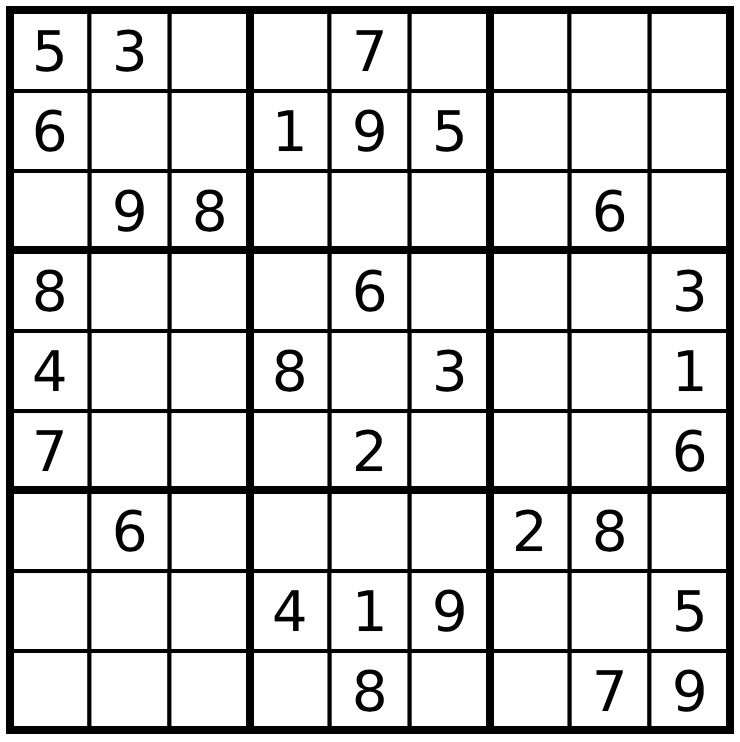
#> input picture week4/resources/sudoku.png, 740 x 742 px, found by its file name
$ python q2.py
#> lines starting #> are read from the running program, lines starting #| are printed output that depends on the picture; after the words box and inside, x2 and y2 are one past the last pixel; in counts of white or black regions, pixels touching at a corner belong together
import cv2
import numpy as np
import math

# Load an image
image = cv2.imread('C:\\Users\\ugcse.PG-CP.000\\Desktop\\210962062\\210962062_week4\\resources\\sudoku.png', cv2.IMREAD_GRAYSCALE)
#> image is the input picture: shape (742, 740); min 0, max 255, mean 211.5

# Apply canny edge detection
edges = cv2.Canny(image, 50, 150, apertureSize=3)
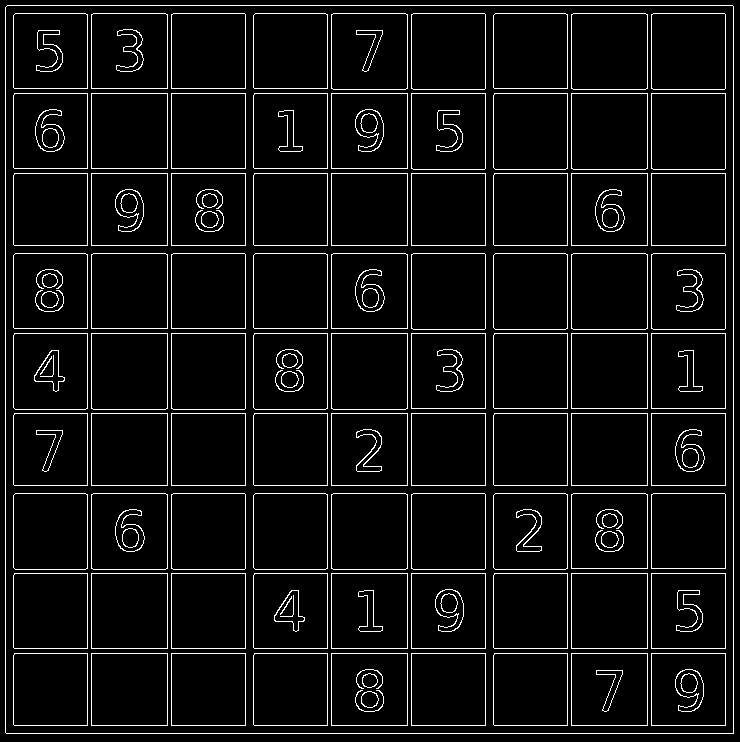
#> edges: shape (742, 740); 6% white in thin lines or dots

# Apply Hough Transform
lines = cv2.HoughLines(edges, 1, np.pi / 180, threshold=200)
#> lines = 40 rows, first 8: [733, 0], [733, 1.57], [5, 0], [5, 1.57], [93, 1.57], [173, 1.57], [245, 1.57], [333, 1.57]

# Draw the detected lines on the original image
for i in range(0, len(lines)):
  rho = lines[i][0][0]
  theta = lines[i][0][1]
  a = math.cos(theta)
  b = math.sin(theta)
  x0 = a * rho
  y0 = b * rho
  pt1 = (int(x0 + 1000*(-b)), int(y0 + 1000*(a)))
  pt2 = (int(x0 - 1000*(-b)), int(y0 - 1000*(a)))

  cv2.line(image, pt1, pt2, (0, 0, 255), 1, cv2.LINE_AA)
#> this loop made 40 passes
#> (rho, theta, a, b, x0, y0, pt1, pt2) on passes 1 to 10: (733, 0, 1, 0, 733, 0, (733, 1000), (733, -1000)), (733, 1.57, -4.37e-08, 1, -3.2e-05, 733, (-1000, 732), (999, 733)), (5, 0, 1, 0, 5, 0, (5, 1000), (5, -1000)), (5, 1.57, -4.37e-08, 1, -2.19e-07, 5, (-1000, 4), (999, 5)), (93, 1.57, -4.37e-08, 1, -4.07e-06, 93, (-1000, 92), (999, 93)), (173, 1.57, -4.37e-08, 1, -7.56e-06, 173, (-1000, 172), (999, 173)), (245, 1.57, -4.37e-08, 1, -1.07e-05, 245, (-1000, 244), (999, 245)), (333, 1.57, -4.37e-08, 1, -1.46e-05, 333, (-1000, 332), (999, 333)), (413, 1.57, -4.37e-08, 1, -1.81e-05, 413, (-1000, 412), (999, 413)), (485, 1.57, -4.37e-08, 1, -2.12e-05, 485, (-1000, 484), (999, 485))
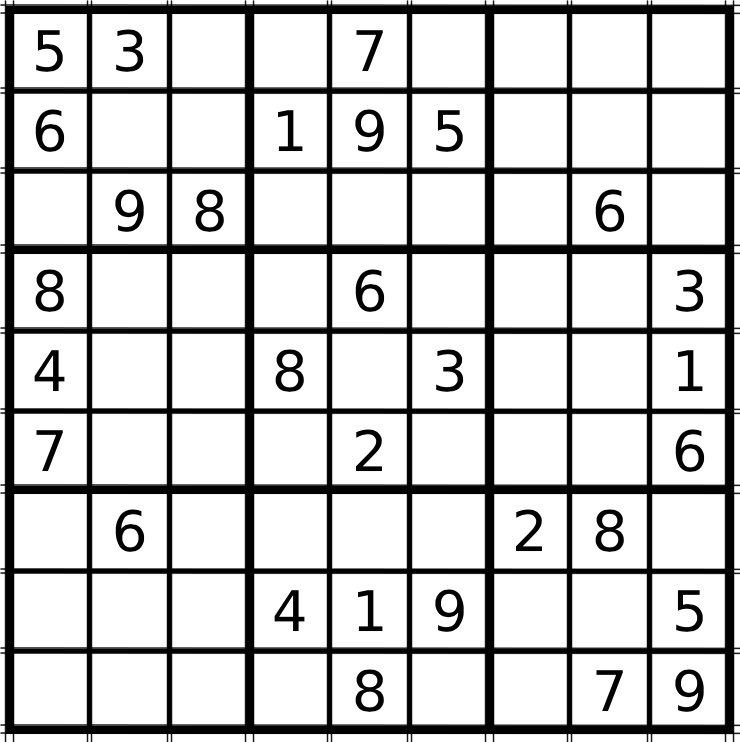
#> image: shape (742, 740); 8.86% of pixels changed, all inside (x1, y1, x2, y2) = (0, 0, 740, 742)


# Display the result
cv2.imshow('Detected Lines', image)
cv2.waitKey(0)
cv2.destroyAllWindows()
